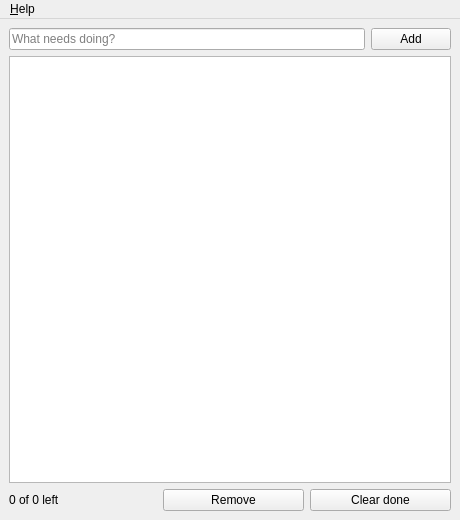
<?xml version="1.0" encoding="UTF-8"?>
<ui version="4.0">
 <class>MainWindow</class>
 <widget class="QMainWindow" name="MainWindow">
  <property name="geometry">
   <rect>
    <x>0</x>
    <y>0</y>
    <width>460</width>
    <height>520</height>
   </rect>
  </property>
  <property name="windowTitle">
   <string>Tasks · easypp Qt example</string>
  </property>
  <widget class="QWidget" name="centralwidget">
   <layout class="QVBoxLayout" name="mainLayout">
    <item>
     <layout class="QHBoxLayout" name="inputLayout">
      <item>
       <widget class="QLineEdit" name="newTask">
        <property name="placeholderText">
         <string>What needs doing?</string>
        </property>
       </widget>
      </item>
      <item>
       <widget class="QPushButton" name="addButton">
        <property name="text">
         <string>Add</string>
        </property>
       </widget>
      </item>
     </layout>
    </item>
    <item>
     <widget class="QListWidget" name="list"/>
    </item>
    <item>
     <layout class="QHBoxLayout" name="footerLayout">
      <item>
       <widget class="QLabel" name="countLabel">
        <property name="text">
         <string>0 of 0 left</string>
        </property>
       </widget>
      </item>
      <item>
       <spacer name="footerSpacer">
        <property name="orientation">
         <enum>Qt::Orientation::Horizontal</enum>
        </property>
       </spacer>
      </item>
      <item>
       <widget class="QPushButton" name="removeButton">
        <property name="text">
         <string>Remove</string>
        </property>
       </widget>
      </item>
      <item>
       <widget class="QPushButton" name="clearDoneButton">
        <property name="text">
         <string>Clear done</string>
        </property>
       </widget>
      </item>
     </layout>
    </item>
   </layout>
  </widget>
  <widget class="QMenuBar" name="menubar">
   <widget class="QMenu" name="menuHelp">
    <property name="title">
     <string>&amp;Help</string>
    </property>
    <addaction name="actionAbout"/>
   </widget>
   <addaction name="menuHelp"/>
  </widget>
  <action name="actionAbout">
   <property name="text">
    <string>&amp;About</string>
   </property>
  </action>
 </widget>
 <resources/>
 <connections/>
</ui>
